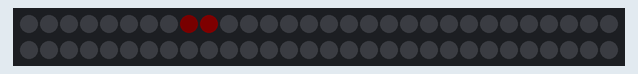
This sketch was run on a simulated Arduino Uno, built with avr-gcc and run on an emulated ATmega328P. Parts: 60 RGB LEDs in strip order, left to right, continuing on the next row. Dim RGB values are drawn brighter than linear; random numbers use the default seed unless the sketch sets one.

Above: at 0.09 s.
At 5.13 s:
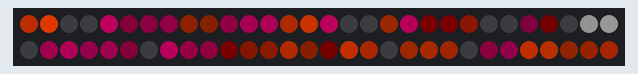
At 10.08 s:
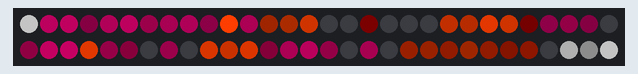
At 20.06 s:
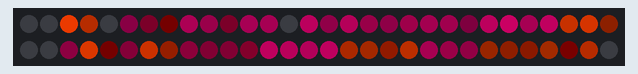
At 29.96 s:
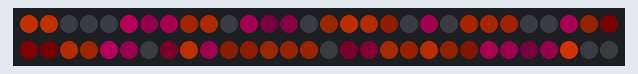
At 39.86 s:
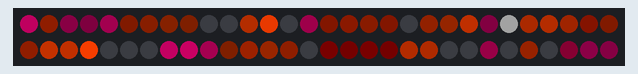

The sketch:

shimmer4Saber.ino
```cpp
#include <Adafruit_NeoPixel.h>

// Combine rbg values to color
#define rgb(R, G, B)  ((((uint32_t)(R)) << 16) | (((uint32_t)(G)) << 8) | ((uint32_t)(B)))

// Constansts
const int PIN = 13;
const int nLeds = 60;
const int frameDelay = 1000 / 12;
const int nSparklesPerFrame = 1;

// Neopixel setup
Adafruit_NeoPixel leds(nLeds, PIN, NEO_GRB + NEO_KHZ800);;


// User defined variables
uint32_t orange = rgb(255, 64, 0);
uint32_t magenta = rgb(255, 0, 92);
uint32_t black = rgb(0, 0, 0);
uint32_t white = rgb(255, 255, 255);
uint32_t pink = rgb(128, 0, 64);

// LED Buffer
uint32_t buffer[nLeds] = {0};

// Timing
uint32_t showTime = millis() + frameDelay;

// Sparkle
struct Sparkle {
  int position;
  int length;
  int direction;
  uint32_t color;
  int framesLeft;
};

const int nSparkles = 100;
Sparkle sparkleList[nSparkles];
int sparkleLength = 5;
int sparkleFrames = 40;
int sparkleIndex = 0;

void initSparkleList() {
  struct Sparkle * zPtr = sparkleList;
  for (int i = 0; i < nSparkles; i++) {
    zPtr->position = 0;
    zPtr->length = sparkleLength;
    zPtr->direction = 0;
    zPtr->color = pink;
    zPtr->framesLeft = 0;
    zPtr++;
  }
}

void newSparkle() {
  Sparkle * zPtr = &sparkleList[sparkleIndex];
  zPtr->position = random(nLeds);
  zPtr->direction = random(2) ? 1 : -1;
  zPtr->framesLeft = sparkleFrames;
  zPtr->length = random(1, 5);

  // Set the color
  uint32_t r = random(100);
  if (r < 49) {
    zPtr->color = pink;
  } else if (r < 98) {
    zPtr->color = orange;
  } else {
    zPtr->color = white;
  }

  // Update index
  sparkleIndex = (sparkleIndex + 1) % nSparkles;
}

void updateSparkles() {
  struct Sparkle * zPtr = sparkleList;
  for (int i = 0; i < nSparkles; i++) {
    if (zPtr->framesLeft > 0) {
      zPtr->framesLeft--;
      zPtr->position += zPtr->direction;
      uint32_t c = lerpColor(zPtr->color, 0, float(zPtr->framesLeft) / (float) sparkleFrames);
      int length = zPtr->length;
      int position = zPtr->position;

      for (int j = 0; j < length; j++) {
        int index = position + j;
        index += nLeds * (index < 0);
        index -= nLeds * (index >= nLeds);
        buffer[index] = c;
      }
    }
    zPtr++;
  }
}

void bufferToLEDs() {
  uint32_t * bufferPtr = buffer;

  // Add additional sparkle
  for (int i = 0; i < nLeds; i++) {
    uint32_t c = *bufferPtr;
    int amt = random(256);
    c = lerpColor(0, c, amt);
    leds.setPixelColor(i, c);
    bufferPtr++;
  }
}

void setup() {
  initSparkleList();
  leds.begin();
}

void loop() {
  memset(&buffer[0], 0, sizeof(buffer));
  leds.clear();
  for (int i = 0; i < nSparklesPerFrame; ++i) {
    newSparkle();

  }
  updateSparkles();
  bufferToLEDs();
  displayLEDs();
}

void displayLEDs() {
  while (millis() < showTime) {}
  leds.show();
  showTime = millis() + frameDelay;
}
```

util.ino
```cpp
// Interpolate between two colors. amt: [0.0-1.0)
uint32_t lerpColor(uint32_t c1, uint32_t c2, float amt) {
  int i = (int) (amt * 256.0) + 1;
  int di = 256 - i;
  uint32_t r1 = (c1 & 0xff0000) >> 16;
  uint32_t g1 = (c1 & 0x00ff00) >> 8;
  uint32_t b1 = (c1 & 0x0000ff);
  uint32_t r2 = (c2 & 0xff0000) >> 16;
  uint32_t g2 = (c2 & 0x00ff00) >> 8;
  uint32_t b2 = (c2 & 0x0000ff);
  r1 = ((r2 * i) + (r1 * di)) >> 8;
  g1 = ((g2 * i) + (g1 * di)) >> 8;
  b1 = ((b2 * i) + (b1 * di)) >> 8;
  return (r1 << 16) | (g1 << 8) | b1;
}

// Interpolate between two colors. amt: [0-255]
uint32_t lerpColor(uint32_t c1, uint32_t c2, int amt) {
  int i = amt + 1;
  int di = 256 - i;
  uint32_t r1 = (c1 & 0xff0000) >> 16;
  uint32_t g1 = (c1 & 0x00ff00) >> 8;
  uint32_t b1 = (c1 & 0x0000ff);
  uint32_t r2 = (c2 & 0xff0000) >> 16;
  uint32_t g2 = (c2 & 0x00ff00) >> 8;
  uint32_t b2 = (c2 & 0x0000ff);
  r1 = ((r2 * i) + (r1 * di)) >> 8;
  g1 = ((g2 * i) + (g1 * di)) >> 8;
  b1 = ((b2 * i) + (b1 * di)) >> 8;
  return (r1 << 16) | (g1 << 8) | b1;
}

uint32_t shiftColor(uint32_t c, int shift) {
  uint32_t r1 = (c & 0xff0000) >> 16;
  uint32_t g1 = (c & 0x00ff00) >> 8;
  uint32_t b1 = (c & 0x0000ff);
  r1 = r1 >> shift;
  g1 = g1 >> shift;
  b1 = b1 >> shift;
  return (r1 << 16) | (g1 << 8) | b1;
}
```
